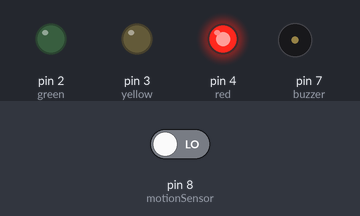
The sketch below on a simulated Arduino Uno, built with avr-gcc and run on an emulated ATmega328P. Shown: output pins drawn as LEDs (lit = HIGH), buzzer (waves = sounding, pin HIGH). The test bench sets the inputs (shaded band); at power-on: pin 8 (motionSensor) LOW.

Above: at 1.2 s.
1.3 s: pin 8 (motionSensor) driven HIGH
At 5.1 s:
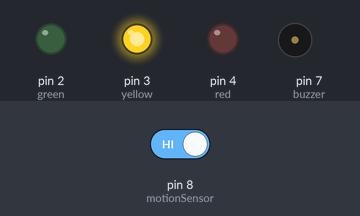
At 10.86 s:
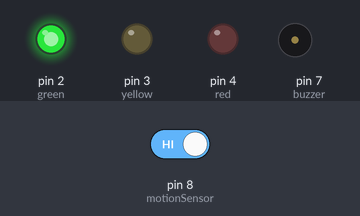
Timing chart, 0 to 12.0 s (numbered marks = the images above; inputs shaded):
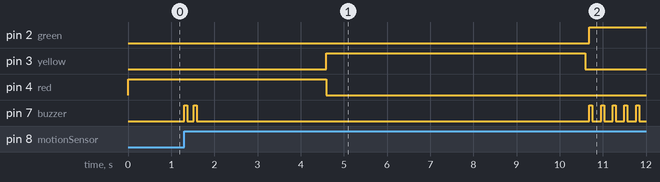

The sketch:

traffic_light_project.ino
```cpp
int motionSensor = 8;
int PIR_STATE = LOW;
int VALUE = 0;

int red = 4;
int green = 2;
int yellow = 3;
int buzzer = 7;
int counter = 0;

void setup()  {

  pinMode(motionSensor, INPUT);
  pinMode(green, OUTPUT);
  pinMode(yellow, OUTPUT);
  pinMode(red, OUTPUT);
  pinMode(buzzer, OUTPUT);

}

void loop(){
   digitalWrite(red, HIGH); // Turns red LED on. This will stay on until motion is detected by the sensor.

  VALUE = digitalRead(motionSensor); // Waits for motion to be detected

  if (VALUE == HIGH)
    {

      digitalWrite(buzzer, HIGH); // Makes sound to let someone know motion has been detected.
      delay(70);
      digitalWrite(buzzer, LOW);
      delay(150);
      digitalWrite(buzzer, HIGH);
      delay(70);
      digitalWrite(buzzer, LOW);

      delay(3000); // Small delay once motion detected
      digitalWrite(red, LOW); //  Turns red LED off
      delay(0);

      // Light in process of changing to allow people to cross

      digitalWrite(yellow, HIGH); // Turns yellow LED on
      delay(6000); // small delay of 6 seconds for yellow LED
      digitalWrite(yellow, LOW); //  Turns yellow  LED off
      delay(100);


      digitalWrite(green, HIGH); // Turns green LED on

        while(counter <= 40) // Rapid buzzer so people have an audible cue along with a visual one. Time can be changed with counter
        {
          digitalWrite(buzzer, HIGH);
          delay(70);
          digitalWrite(buzzer, LOW);
          delay(200);
          counter++;
        }

      counter = 0;

    digitalWrite(green, LOW); //  Turns green LED off
    delay(200);
  }

}
```

Measured:
- after the input at 1.3 s, pin 2 (green): LOW → HIGH after 9.4 s; pin 3 (yellow): LOW → HIGH after 3.3 s, → LOW 6.0 s later; pin 4 (red): HIGH → LOW after 3.3 s; pin 7 (buzzer): goes HIGH 0.07 s, LOW 0.15 s, HIGH 0.07 s, LOW 9.1 s, 4 × (HIGH 0.07 s, LOW 0.20 s), HIGH 0.07 s, then LOW, starting at once
